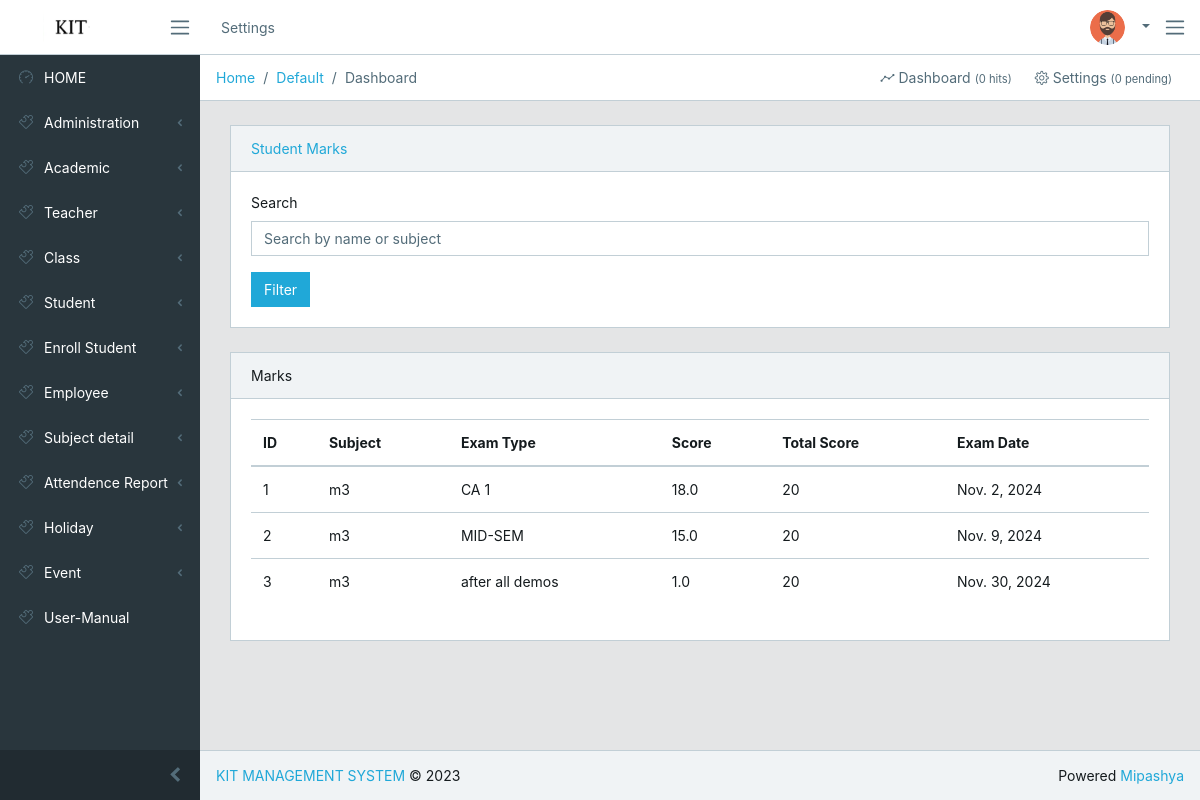
Page /student/student/14/marks/ (signed in) on the earlier database version.
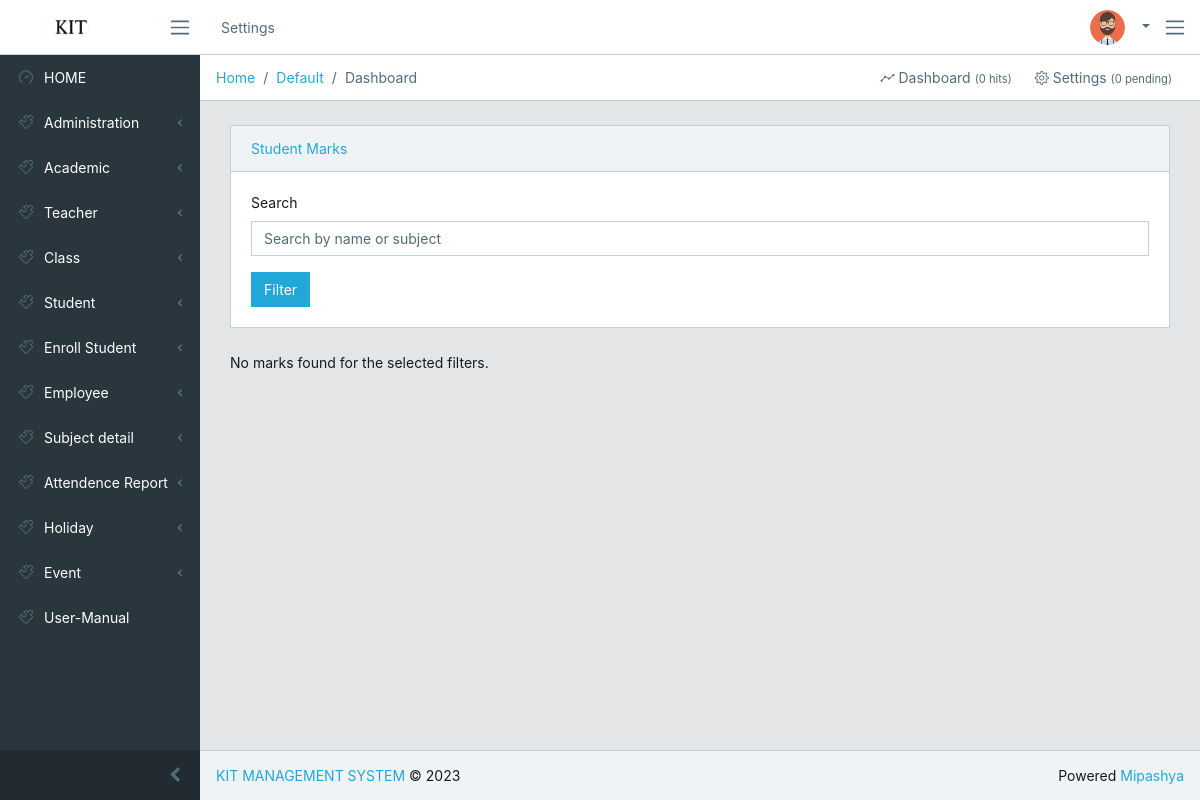
Same page on the later database version.
### attendance/models.py (models this page shows, shortened)
class StudentMark(models.Model):
    student = models.ForeignKey(EnrolledStudent, on_delete=CASCADE)
    subject = models.ForeignKey(SubjectRegistration, on_delete=CASCADE)
    exam_date = models.DateField()
    mark_type = models.CharField(max_length=100)
    score = models.FloatField()
    updated_date = models.DateTimeField(auto_now=True)
    total_score = models.IntegerField(null=True, blank=True)
    class Meta:
        unique_together = (('student', 'subject', 'exam_date', 'mark_type'),)

### result/models.py (models this page shows, shortened)
class SubjectRegistration(models.Model):
    select_class = models.ForeignKey(ClassRegistration, on_delete=models.CASCADE, null=True)
    session_info = models.ForeignKey(Session, on_delete=models.CASCADE, default=1)
    userprofile = models.ForeignKey(UserProfile, on_delete=models.CASCADE, default=1)
    subject_name = models.CharField(max_length=45)
    subject_code = models.IntegerField(unique=True)
    marks = models.IntegerField()
    pass_mark = models.IntegerField()
    add_date = models.DateField(auto_now_add=True)
    syllabus_picture = models.ImageField(upload_to='syllabus_pictures/', null=True, blank=True)

### student/views.py (the view)
# urls.py: path('student/<int:student_id>/marks/', student_marks, name='student_marks'),
@login_required(login_url='login')
def student_marks(request, student_id):
    student = get_object_or_404(EnrolledStudent, id=student_id)
    search_query = request.GET.get('search', '')
    filter_form = SearchEnrolledStudentForm(request.GET or None)
    marks_records = StudentMark.objects.filter(student=student)
    if search_query:
        marks_records = marks_records.filter(
            Q(subject__subject_name__icontains=search_query) |
            Q(mark_type__icontains=search_query)
        )
    mark_type = request.GET.get('mark_type')
    if mark_type:
        marks_records = marks_records.filter(mark_type=mark_type)
    subject = request.GET.get('subject')
    if subject:
        marks_records = marks_records.filter(subject__subject_name=subject)
    context = {
        'student': student,
        'filter_form': filter_form,
        'marks_data': marks_records,
        'search_query': search_query,
    }
    return render(request, 'student/student-marks.html', context)

### templates/student/student-marks.html
{% extends 'base/base.html' %}
{% block content %}
<div class="card">
    <div class="card-header"><a style="text-decoration:none;" href="{% url 'student-list' %}"> Student Marks</a></div>
    <div class="card-body">
        <form method="get" action="">
            <div class="form-group">
                <label for="search">Search</label>
                <input type="text" name="search" id="search" class="form-control" placeholder="Search by name or subject" value="{{ search_query }}">
            </div>
            <button type="submit" class="btn btn-primary">Filter</button>
        </form>
    </div>
</div>
{% if marks_data %}
<div class="card mt-3">
    <div class="card-header">Marks</div>
    <div class="card-body">
        <table class="table">
            <thead>
                <tr>
                    <th>ID</th>
                    <th>Subject</th>
                    <th>Exam Type</th>
                    <th>Score</th>
                    <th>Total Score</th>
                    <th>Exam Date</th>
                </tr>
            </thead>
            <tbody>
                {% for mark in marks_data %}
                <tr>
                    <td>{{ forloop.counter }}</td>
                    <td>{{ mark.subject.subject_name }}</td>
                    <td>{{ mark.mark_type }}</td>
                    <td>{{ mark.score }}</td>
                    <td>{{ mark.total_score }}</td>
                    <td>{{ mark.exam_date }}</td>
                </tr>
                {% endfor %}
            </tbody>
        </table>
    </div>
</div>
{% else %}
<p>No marks found for the selected filters.</p>
{% endif %}
{% endblock %}

Differences in the rows shown:
removed StudentMark: subject.subject_name "m3", mark_type "CA 1", score "18.0", total_score "20", exam_date "Nov. 2, 2024"
removed StudentMark: subject.subject_name "m3", mark_type "MID-SEM", score "15.0", total_score "20", exam_date "Nov. 9, 2024"
removed StudentMark: subject.subject_name "m3", mark_type "after all demos", score "1.0", total_score "20", exam_date "Nov. 30, 2024"
Other differences:
text no longer shown: "Marks ID Subject Exam Type Score Total Score Exam Date"
text now shown: "No marks found for the selected filters."
